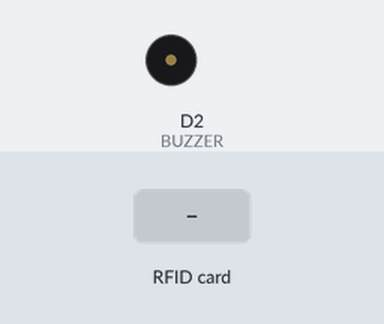
This sketch was run on a simulated ESP8266 (NodeMCU). Parts: buzzer (waves = sounding, pin HIGH). The inputs (shaded band) are chosen by the test bench. WiFi joins after 1.5 s; servers stay silent unless stated; uploads are accepted with an empty reply; what the sketch prints to the serial monitor is not drawn.

Above: at 2.7 s.
2.8 s: RFID card 96 64 75 97 68 held to the reader
At 2.93 s:
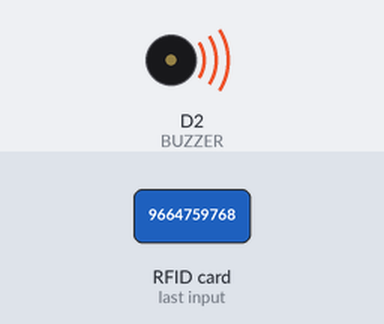
Timing chart, 0 to 5.8 s (numbered marks = the images above; inputs shaded):
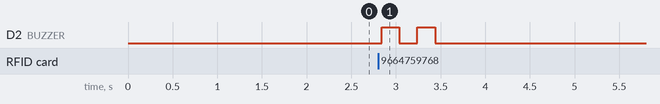

Measured:
- after the input at 2.8 s, D2 (BUZZER): alternates HIGH for 0.20 s and LOW for 0.20 s, 4 changes in all, then stays LOW, starting at once

The sketch:

Data---to----WIFI----to----Google_Sheet_Janhavi.ino
```cpp
#include <SPI.h>
#include <MFRC522.h>
#include <Arduino.h>
#include <ESP8266WiFi.h>
#include <ESP8266WiFiMulti.h>
#include <ESP8266HTTPClient.h>
#include <WiFiClient.h>
#include <WiFiClientSecureBearSSL.h>

// Fingerprint for demo URL, expires on December 5, 2022 at 1:46:59 PM needs to be updated well before this date
const uint8_t fingerprint[20] = {0xB4, 0xB4, 0x14, 0x59, 0xB2, 0x62, 0x3D, 0x11, 0x1E, 0x57, 0x51, 0xE0, 0x86, 0x6F, 0x98, 0x1C, 0x98, 0x91, 0xC2, 0xB1};
// B4 B4 14 59 B2 62 3D 11 1E 57 51 E0 86 6F 98 1C 98 91 C2 B1

#define RST_PIN  D3     // Configurable, see typical pin layout above
#define SS_PIN   D4     // Configurable, see typical pin layout above
#define BUZZER   D2     // Configurable, see typical pin layout above
#define ssid "Vinit"
#define password "9664759768"

MFRC522 mfrc522(SS_PIN, RST_PIN);  // Instance of the class
MFRC522::MIFARE_Key key;
ESP8266WiFiMulti WiFiMulti;
MFRC522::StatusCode status;

/* Be aware of Sector Trailer Blocks */
int blockNum = 2;

/* Create another array to read data from Block */
/* Legthn of buffer should be 2 Bytes more than the size of Block (16 Bytes) */
byte bufferLen = 18;
byte readBlockData[18];

String data2;
const String data1 = "https://script.google.com/macros/s/AKfycbxCeAkSG-GBnhT9rUwdNVqtOc0B_IkmuvZp8u2jKZQJqzDmQ6s7ct-_Drp1WKqBw9Uo5Q/exec?name=";


void setup()
{

   WiFi.mode(WIFI_STA);
  WiFi.begin(ssid,password);

  Serial.begin(115200);

  while (WiFi.status() != WL_CONNECTED){
    delay(500);
    Serial.print(".");
  }

  Serial.println("");
  Serial.println("Connected to ");
  Serial.println(ssid);
  Serial.println("IP Address: ");
  Serial.println(WiFi.localIP());

  /* Set BUZZER as OUTPUT */
   pinMode(BUZZER, OUTPUT);
  /* Initialize SPI bus */
  SPI.begin();
}

void loop()
{
  /* Initialize MFRC522 Module */
  mfrc522.PCD_Init();
  /* Look for new cards */
  /* Reset the loop if no new card is present on RC522 Reader */
  if ( ! mfrc522.PICC_IsNewCardPresent())
  {
    return;
  }
  /* Select one of the cards */
  if ( ! mfrc522.PICC_ReadCardSerial())
  {
    return;
  }
  /* Read data from the same block */
  Serial.println();
  Serial.println(F("Reading last data from RFID..."));
  ReadDataFromBlock(blockNum, readBlockData);
  /* If you want to print the full memory dump, uncomment the next line */
  //mfrc522.PICC_DumpToSerial(&(mfrc522.uid));

  /* Print the data read from block */
  Serial.println();
  Serial.print(F("Last data in RFID:"));
  Serial.print(blockNum);
  Serial.print(F(" --> "));
  for (int j=0 ; j<16 ; j++)
  {
    Serial.write(readBlockData[j]);
  }
  Serial.println();
   digitalWrite(BUZZER, HIGH);
   delay(200);
   digitalWrite(BUZZER, LOW);
   delay(200);
   digitalWrite(BUZZER, HIGH);
   delay(200);
   digitalWrite(BUZZER, LOW);

  // wait for WiFi connection
  if ((WiFiMulti.run() == WL_CONNECTED))
  {
    std::unique_ptr<BearSSL::WiFiClientSecure>client(new BearSSL::WiFiClientSecure);

    client->setFingerprint(fingerprint);
    // Or, if you happy to ignore the SSL certificate, then use the following line instead:
    // client->setInsecure();

    data2 = data1 + String((char*)readBlockData);
    data2.trim();
    Serial.println(data2);

    HTTPClient https;
    Serial.print(F("[HTTPS] begin...\n"));
    if (https.begin(*client, (String)data2))
    {
      // HTTP
      Serial.print(F("[HTTPS] GET...\n"));
      // start connection and send HTTP header
      int httpCode = https.GET();

      // httpCode will be negative on error
      if (httpCode > 0)
      {
        // HTTP header has been send and Server response header has been handled
        Serial.printf("[HTTPS] GET... code: %d\n", httpCode);
        // file found at server
      }
      else
      {
        Serial.printf("[HTTPS] GET... failed, error: %s\n", https.errorToString(httpCode).c_str());
      }
      https.end();
      delay(1000);
    }
    else
    {
      Serial.printf("[HTTPS} Unable to connect\n");
    }
  }
}

void ReadDataFromBlock(int blockNum, byte readBlockData[])
{
  /* Prepare the ksy for authentication */
  /* All keys are set to FFFFFFFFFFFFh at chip delivery from the factory */
  for (byte i = 0; i < 6; i++)
  {
    key.keyByte[i] = 0xFF;
  }
  /* Authenticating the desired data block for Read access using Key A */
  status = mfrc522.PCD_Authenticate(MFRC522::PICC_CMD_MF_AUTH_KEY_A, blockNum, &key, &(mfrc522.uid));

  if (status != MFRC522::STATUS_OK)
  {
     Serial.print("Authentication failed for Read: ");
     Serial.println(mfrc522.GetStatusCodeName(status));
     return;
  }
  else
  {
    Serial.println("Authentication success");
  }

  /* Reading data from the Block */
  status = mfrc522.MIFARE_Read(blockNum, readBlockData, &bufferLen);
  if (status != MFRC522::STATUS_OK)
  {
    Serial.print("Reading failed: ");
    Serial.println(mfrc522.GetStatusCodeName(status));
    return;
  }
  else
  {
    Serial.println("Block was read successfully");
  }
}
```
